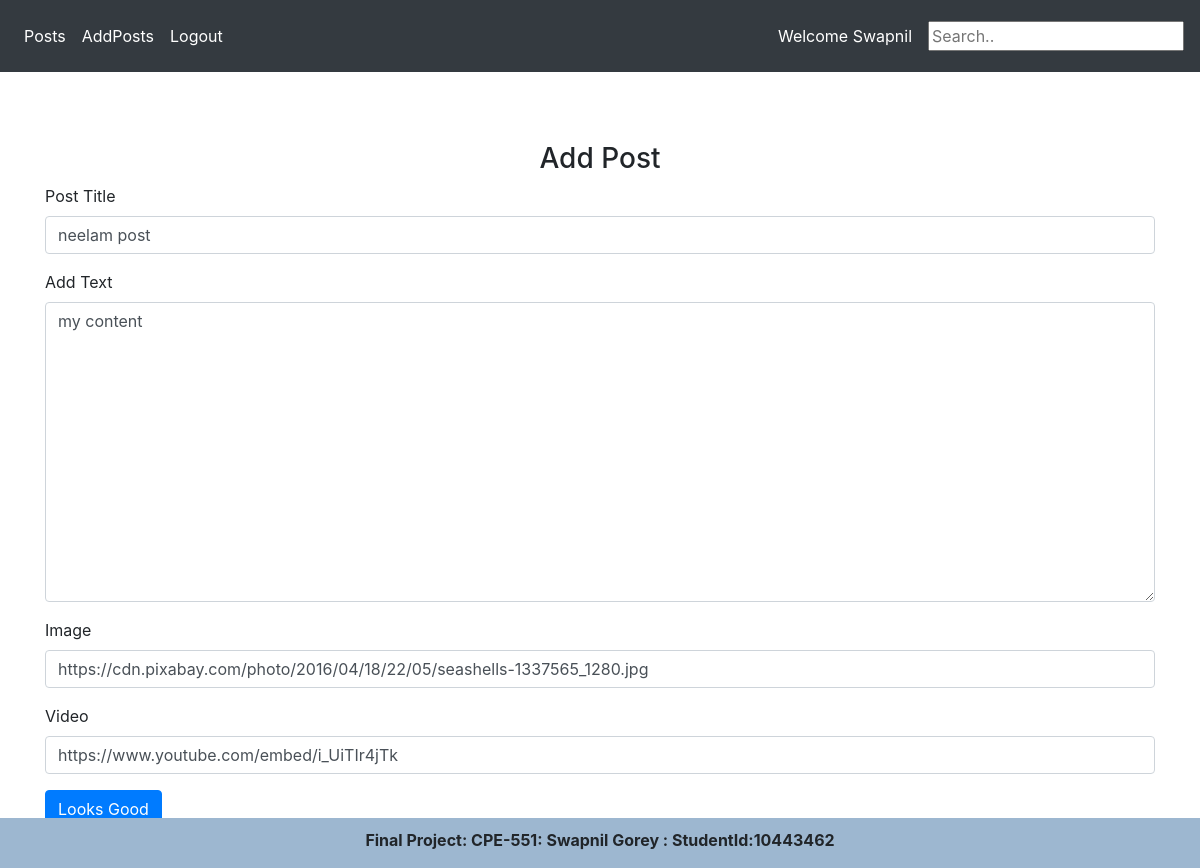
The page /editPost/3 (signed in) on the database its author committed.
### public/models.py (models this page shows)
class User(db.Model,UserMixin):
    id=db.Column(db.Integer,primary_key=True)
    email=db.Column(db.String(200),unique=True)
    username = db.Column(db.String(200), unique=True)
    firstName=db.Column(db.String(200))
    lastName=db.Column(db.String(200))
    password=db.Column(db.String(200))
    posts=db.relationship('Post')

class Post(db.Model,UserMixin):
    id = db.Column(db.Integer, primary_key=True)
    postTitle = db.Column(db.String(1000))
    postData = db.Column(db.String(100000))
    date=db.Column(db.DateTime(timezone=True),default=func.now())
    imgurl=db.Column(db.String(200))
    videourl = db.Column(db.String(200))
    user_id=db.Column(db.Integer,db.ForeignKey('user.id'))

### public/view.py (the view, shortened to what this page needs)
@pages.route('/editPost/<int:post_id>', methods=['GET', 'POST'])
@login_required
def editPost(post_id):
    post = Post.query.filter_by(id=post_id).first()
    if request.method == 'GET':
        print(post_id)
        return render_template("editPost.html", user=current_user, post=post)

### public/__init__.py (called while the page is built)
def createApp():
    app = Flask(__name__)
    app.secret_key="asdfgh"
    app.config['SECRET KEY'] = "MyFinalProject"
    app.config['SQLALCHEMY_DATABASE_URI']=f'sqlite:///{databaseName}'
    db.init_app(app)
    from .view import pages
    from .auth import auth
    app.register_blueprint(pages,url_prefix='/')
    app.register_blueprint(auth, url_prefix='/')
    from . models import User
    createDB(app)
    login_manager = LoginManager()
    login_manager.login_view = 'auth.login'
    login_manager.init_app(app)
    @login_manager.user_loader
    def load_user(id):
        return User.query.get(id)
    return app

### public/templates/editPost.html (shortened to what this page needs)
{% extends "main.html"%}
{% block pageContent %}
<form method="POST">
    <h3 align="center" style="margin-top: 70px">Add Post</h3>
    <div class="form-group">
        <label for="title">Post Title</label>
        <input type="text" id="title" class="form-control" name="title" placeholder="Add a title to your post" value="{{post.postTitle}}">
    </div>
    <div class="form-group">
        <label for="postText">Add Text</label>
        <textarea name="postText" id="postText" class="form-control" placeholder="What's in your mind" style="height:300px !important">{{post.postData}}</textarea>
    </div>
    <div class="form-group">
        <label for="img">Image</label>
        <input type="text" id="img" class="form-control" name="img" placeholder="Add an Image Url" value="{{post.imgurl}}" >
    </div>
    <div class="form-group">
        <label for="video">Video</label>
        <input type="text" id="video" class="form-control" name="video" placeholder="Add a Video Url" value="{{post.videourl}}">
    </div>
    <div>
      <button type="submit" class="btn btn-primary">Looks Good</button>
    </div>
</form>
{% endblock %}

### public/templates/main.html (shortened to what this page needs)
<!DOCTYPE html>
<html lang="en">
<head>
    <link rel="stylesheet" href="https://cdn.jsdelivr.net/npm/bootstrap@4.6.0/dist/css/bootstrap.min.css">
    <link rel="stylesheet" href="https://cdn.jsdelivr.net/npm/@fortawesome/fontawesome-free@5.15.3/css/fontawesome.min.css">
</head>
<body>
<nav class="navbar navbar-expand-lg navbar-dark bg-dark">
    <div class="collapse navbar-collapse" id="navbar">
        <ul class="navbar-nav mr-auto ">
            {% if user.is_authenticated %}
            <li class="nav-item active">
                <a class="nav-link" href="/">Posts</a>
            </li>
            <li class="nav-item active">
                <a class=" nav-link" href="/addPost">AddPosts</a>
            </li>
            <li class="nav-item active">
                <a class="nav-item nav-link" href="/logout">Logout</a>
            </li>
        </ul>
            <span class="navbar-text">
                <a class="nav-link"  href="#">Welcome {{user.firstName}}</a>
            </span>
            <form method="POST" action="/search">
                <input type="text" placeholder="Search.." name="search">
            </form>
            {% endif %}
    </div>
</nav>
<div class="container" style="position:relative; margin-bottom:2.5rem">
   {% block pageContent %}{% endblock %}
</div>
</body>
<footer style="background:#9db7d0; font-weight:bold; position:fixed; bottom:0px; width: 100%;  text-align: center;padding-top: 10px">
    <p>Final Project: CPE-551: Swapnil Gorey : StudentId:10443462</p>
</footer>
</html>

### public/templates/main.html (style rules this page uses)
body { background-image: url("https://cdn.pixabay.com/photo/2017/12/31/15/39/marine-3052592_1280.jpg"); background-repeat: no-repeat; background-attachment: fixed; background-size: cover; }

### rows shown on the page
User: firstName "Swapnil"
Post: title "neelam post", postText "my content", img "https://cdn.pixabay.com/photo/2016/04/18/22/05/seashells-1337565_1280.jpg", video "https://www.youtube.com/embed/i_UiTIr4jTk"
